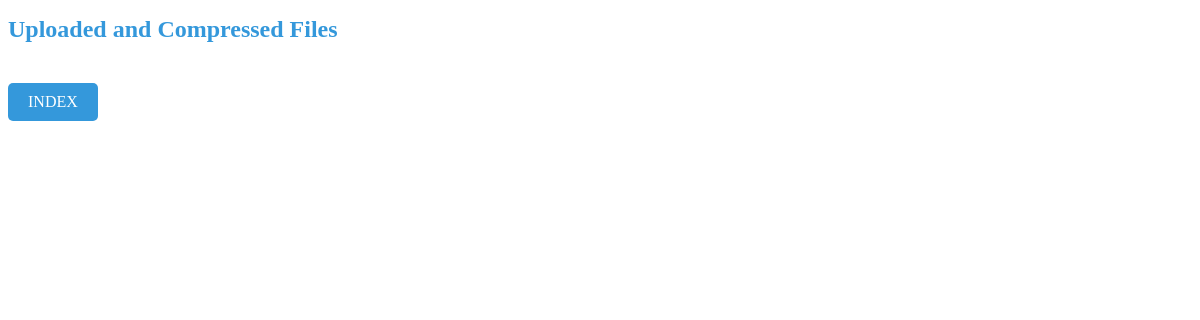
The app's page /folders/, older data.
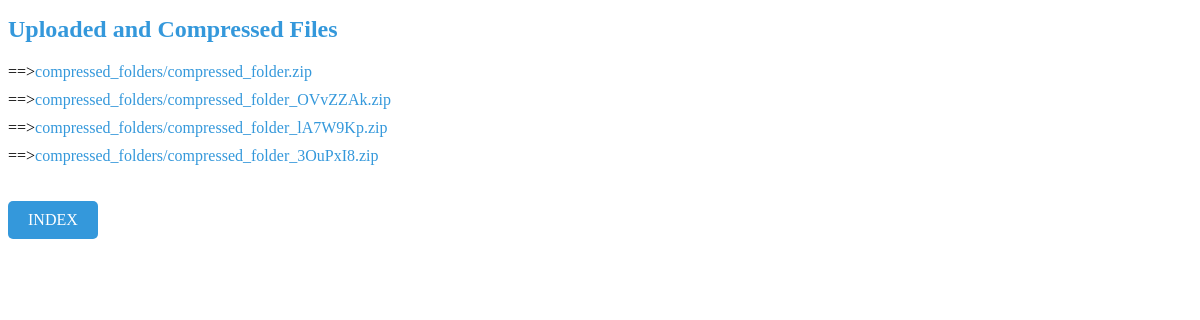
The same page, newer data.
### app/models.py (models this page shows)
class CompressedFolder(models.Model):
    compressed_folder = models.FileField(upload_to='compressed_folders/')
    password = models.CharField(max_length=100,blank=True,null=True)
    timestamp = models.DateTimeField(auto_now_add=True)

### app/views.py (the view)
# urls.py: path('folders/', views.folder_list, name='folder_list'),
def folder_list(request):
    folders = CompressedFolder.objects.all()
    return render(request, 'folder_list.html', {'folders': folders})

### app/templates/folder_list.html
{% extends 'base.html' %}
{% block css%} <link rel="stylesheet" type="text/css" href="/static/app/folder_list.css" />{%endblock%}
{% block content %}
  <h1>Uploaded and Compressed Files</h1>
  <ul>
    {% for folder in folders %}
    <li>==><a href="{{ folder.compressed_folder.url }}">{{ folder.compressed_folder }}</a></li>
    {% endfor %}
  </ul>
  <a href="{% url 'index' %}" class="button">INDEX</a>
{% endblock %}

Row changes from the older to the newer data that the page shows:
added CompressedFolder: compressed_folder "compressed_folders/compressed_folder.zip"
added CompressedFolder: compressed_folder "compressed_folders/compressed_folder_OVvZZAk.zip"
added CompressedFolder: compressed_folder "compressed_folders/compressed_folder_lA7W9Kp.zip"
added CompressedFolder: compressed_folder "compressed_folders/compressed_folder_3OuPxI8.zip"
